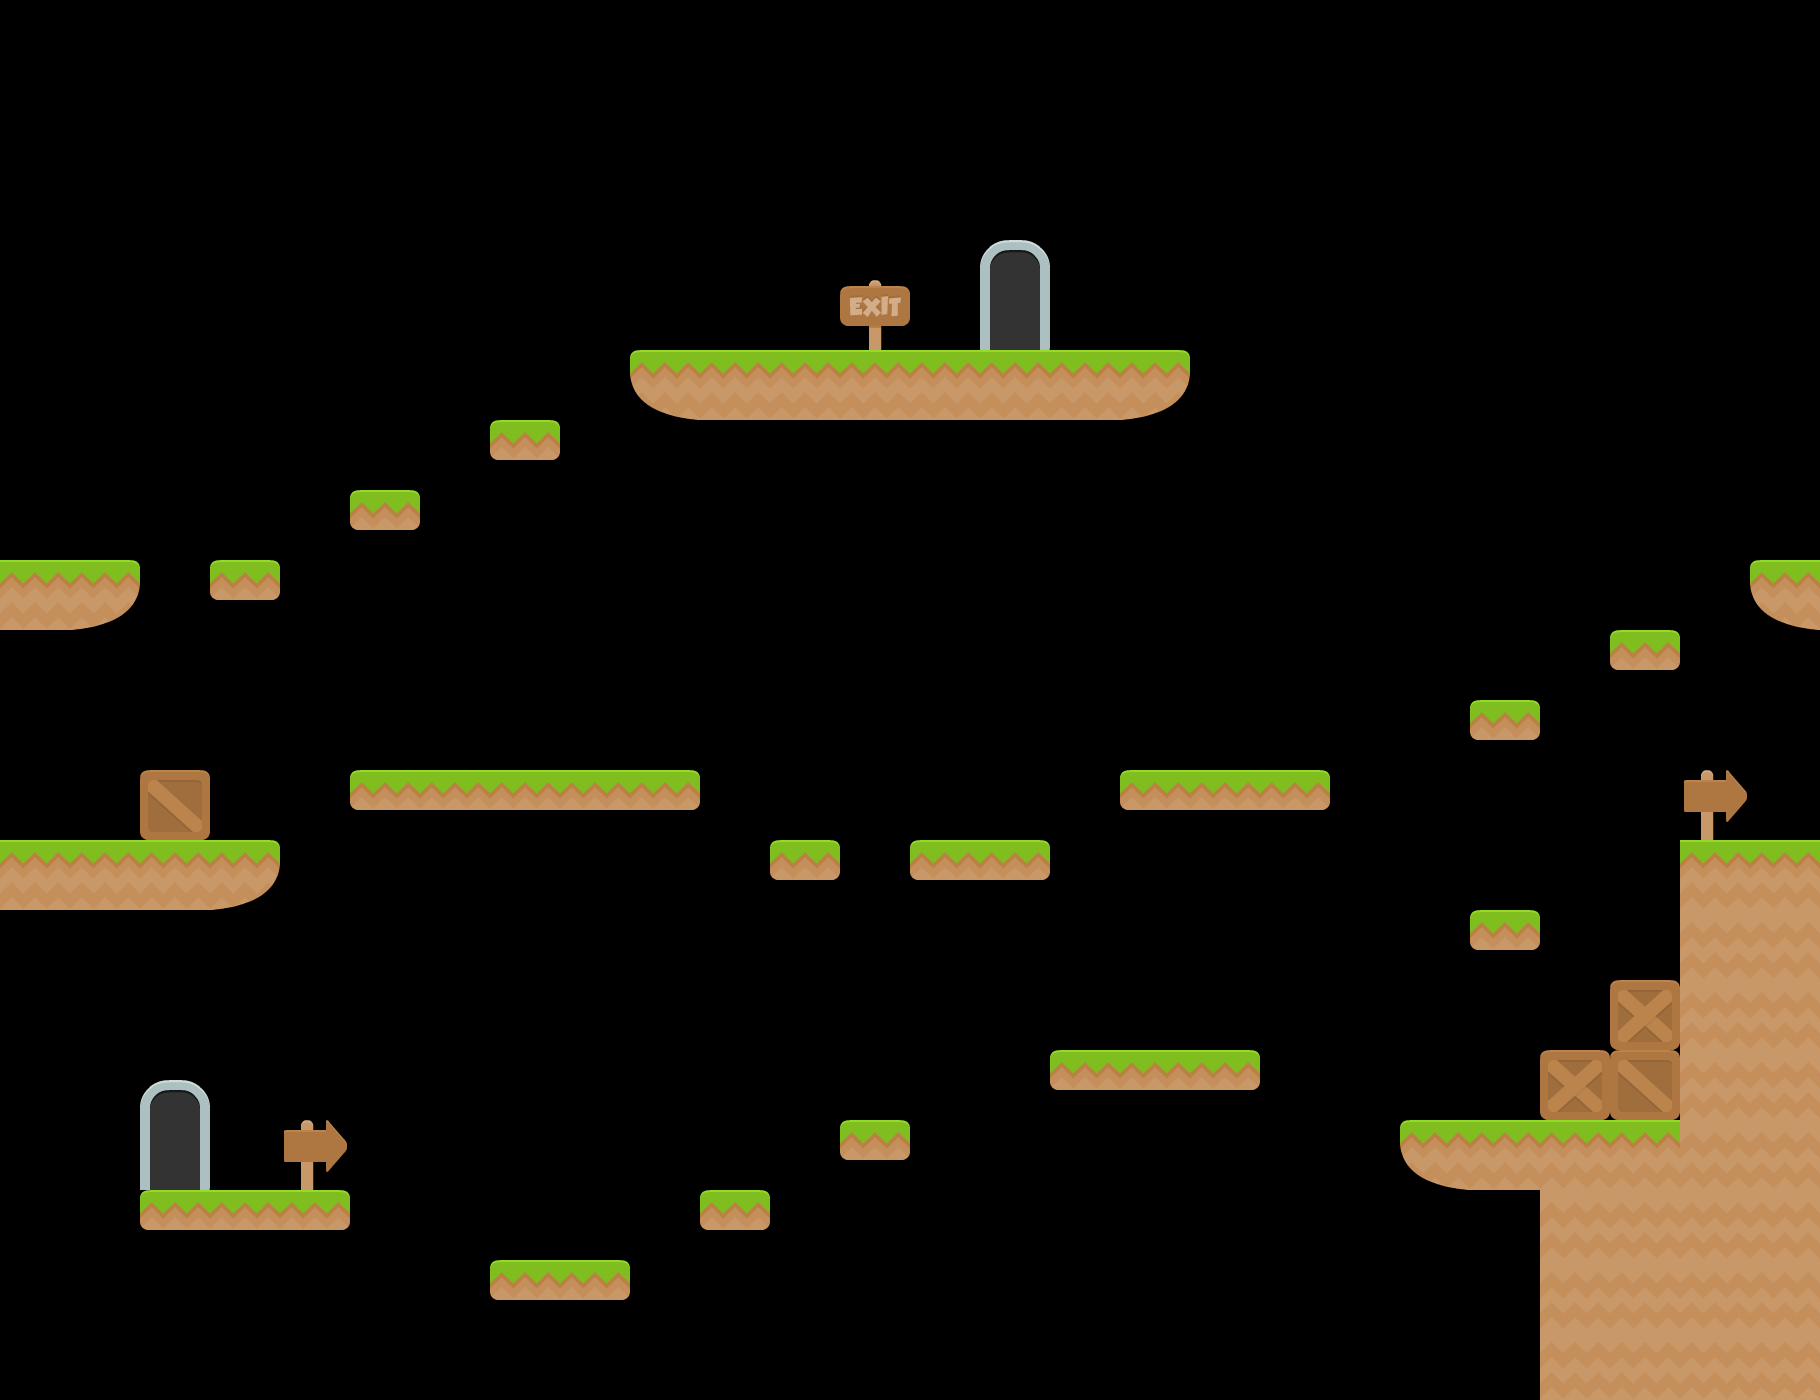

The image is a tile-based game level rendered from a .tmx file. Its description and complete source (layers, tilesets, objects, tile grids) follow:
An orthogonal 26x20 tile map with 70x70 px tiles, 4 tile layers (Colliders, Start, Exit, Decorations) and 16 objects.

<map version="1.5" tiledversion="1.6.0" orientation="orthogonal" renderorder="right-down" width="26" height="20" tilewidth="70" tileheight="70" infinite="0" nextlayerid="8" nextobjectid="8">
 <editorsettings>
  <export target="level1.json" format="json" />
 </editorsettings>
 <tileset firstgid="1" name="tiles" tilewidth="70" tileheight="70" spacing="4" margin="1" tilecount="156" columns="12">
  <image source="../../../images/spritesheets/tiles.png" trans="ff00ff" width="886" height="960" />
  <tile id="2">
   <objectgroup draworder="index" id="2">
    <object id="1" x="0" y="0" width="70" height="40" />
   </objectgroup>
  </tile>
  <tile id="14">
   <objectgroup draworder="index" id="2">
    <object id="1" x="0" y="0" width="70" height="40" />
   </objectgroup>
  </tile>
  <tile id="15">
   <objectgroup draworder="index" id="2">
    <object id="1" x="0" y="50" width="70" height="20" />
   </objectgroup>
  </tile>
  <tile id="26">
   <objectgroup draworder="index" id="2">
    <object id="1" x="0" y="0" width="70" height="40" />
   </objectgroup>
  </tile>
  <tile id="44">
   <objectgroup draworder="index" id="2">
    <object id="1" x="0" y="0" width="70" height="40" />
   </objectgroup>
  </tile>
  <tile id="45">
   <objectgroup draworder="index" id="2">
    <object id="1" x="0" y="30" width="70" height="40" />
   </objectgroup>
  </tile>
  <tile id="56">
   <objectgroup draworder="index" id="2">
    <object id="1" x="0" y="0" width="70" height="40" />
   </objectgroup>
  </tile>
  <tile id="57">
   <objectgroup draworder="index" id="2">
    <object id="1" x="0" y="0" width="70" height="70" />
   </objectgroup>
  </tile>
  <tile id="68">
   <objectgroup draworder="index" id="2">
    <object id="1" x="0" y="0" width="70" height="40" />
   </objectgroup>
  </tile>
  <tile id="71">
   <objectgroup draworder="index" id="2">
    <object id="1" x="0" y="0" width="70" height="40" />
   </objectgroup>
  </tile>
  <tile id="80">
   <objectgroup draworder="index" id="2">
    <object id="1" x="0" y="0" width="70" height="40" />
   </objectgroup>
  </tile>
  <tile id="117">
   <objectgroup draworder="index" id="2">
    <object id="1" x="0" y="0" width="70" height="40" />
   </objectgroup>
  </tile>
  <tile id="119">
   <objectgroup draworder="index" id="2">
    <object id="1" x="0" y="0" width="70" height="40" />
   </objectgroup>
  </tile>
  <tile id="124">
   <objectgroup draworder="index" id="2">
    <object id="1" x="0" y="45" width="70" height="25" />
   </objectgroup>
  </tile>
  <tile id="126">
   <objectgroup draworder="index" id="2">
    <object id="1" x="0" y="0" width="70" height="40" />
   </objectgroup>
  </tile>
  <tile id="145">
   <objectgroup draworder="index" id="2">
    <object id="1" x="0" y="0" width="70" height="40" />
   </objectgroup>
  </tile>
 </tileset>
 <layer id="1" name="Colliders" width="26" height="20">
  <data encoding="csv">
0,0,0,0,0,0,0,0,0,0,0,0,0,0,0,0,0,0,0,0,0,0,0,0,0,0,
0,0,0,0,0,0,0,0,0,0,0,0,0,0,0,0,0,0,0,0,0,0,0,0,0,0,
0,0,0,0,0,0,0,0,0,0,0,0,0,0,0,0,0,0,0,0,0,0,0,0,0,0,
0,0,0,0,0,0,0,0,0,0,0,0,0,0,0,0,0,0,0,0,0,0,0,0,0,0,
0,0,0,0,0,0,0,0,0,0,0,0,0,0,0,0,0,0,0,0,0,0,0,0,0,0,
0,0,0,0,0,0,0,0,0,129,104,104,104,104,104,104,105,0,0,0,0,0,0,0,0,0,
0,0,0,0,0,0,0,81,0,0,0,0,0,0,0,0,0,0,0,0,0,0,0,0,0,0,
0,0,0,0,0,81,0,0,0,0,0,0,0,0,0,0,0,0,0,0,0,0,0,0,0,0,
104,105,0,81,0,0,0,0,0,0,0,0,0,0,0,0,0,0,0,0,0,0,0,0,0,129,
0,0,0,0,0,0,0,0,0,0,0,0,0,0,0,0,0,0,0,0,0,0,0,81,0,0,
0,0,0,0,0,0,0,0,0,0,0,0,0,0,0,0,0,0,0,0,0,81,0,0,0,0,
0,0,145,0,0,69,57,57,57,45,0,0,0,0,0,0,69,57,45,0,0,0,0,0,0,0,
104,104,104,105,0,0,0,0,0,0,0,81,0,69,45,0,0,0,0,0,0,0,0,0,104,104,
0,0,0,0,0,0,0,0,0,0,0,0,0,0,0,0,0,0,0,0,0,81,0,0,153,153,
0,0,0,0,0,0,0,0,0,0,0,0,0,0,0,0,0,0,0,0,0,0,0,133,153,153,
0,0,0,0,0,0,0,0,0,0,0,0,0,0,0,69,57,45,0,0,0,0,133,145,153,153,
0,0,0,0,0,0,0,0,0,0,0,0,81,0,0,0,0,0,0,0,129,104,104,104,153,153,
0,0,69,57,45,0,0,0,0,0,81,0,0,0,0,0,0,0,0,0,0,0,153,153,153,153,
0,0,0,0,0,0,0,69,45,0,0,0,0,0,0,0,0,0,0,0,0,0,153,153,153,153,
0,0,0,0,0,0,0,0,0,0,0,0,0,0,0,0,0,0,0,0,0,0,153,153,153,153
</data>
 </layer>
 <group id="6" name="Doors">
  <layer id="7" name="Start" width="26" height="20">
   <data encoding="csv">
0,0,0,0,0,0,0,0,0,0,0,0,0,0,0,0,0,0,0,0,0,0,0,0,0,0,
0,0,0,0,0,0,0,0,0,0,0,0,0,0,0,0,0,0,0,0,0,0,0,0,0,0,
0,0,0,0,0,0,0,0,0,0,0,0,0,0,0,0,0,0,0,0,0,0,0,0,0,0,
0,0,0,0,0,0,0,0,0,0,0,0,0,0,0,0,0,0,0,0,0,0,0,0,0,0,
0,0,0,0,0,0,0,0,0,0,0,0,0,0,0,0,0,0,0,0,0,0,0,0,0,0,
0,0,0,0,0,0,0,0,0,0,0,0,0,0,0,0,0,0,0,0,0,0,0,0,0,0,
0,0,0,0,0,0,0,0,0,0,0,0,0,0,0,0,0,0,0,0,0,0,0,0,0,0,
0,0,0,0,0,0,0,0,0,0,0,0,0,0,0,0,0,0,0,0,0,0,0,0,0,0,
0,0,0,0,0,0,0,0,0,0,0,0,0,0,0,0,0,0,0,0,0,0,0,0,0,0,
0,0,0,0,0,0,0,0,0,0,0,0,0,0,0,0,0,0,0,0,0,0,0,0,0,0,
0,0,0,0,0,0,0,0,0,0,0,0,0,0,0,0,0,0,0,0,0,0,0,0,0,0,
0,0,0,0,0,0,0,0,0,0,0,0,0,0,0,0,0,0,0,0,0,0,0,0,0,0,
0,0,0,0,0,0,0,0,0,0,0,0,0,0,0,0,0,0,0,0,0,0,0,0,0,0,
0,0,0,0,0,0,0,0,0,0,0,0,0,0,0,0,0,0,0,0,0,0,0,0,0,0,
0,0,0,0,0,0,0,0,0,0,0,0,0,0,0,0,0,0,0,0,0,0,0,0,0,0,
0,0,46,0,0,0,0,0,0,0,0,0,0,0,0,0,0,0,0,0,0,0,0,0,0,0,
0,0,58,0,0,0,0,0,0,0,0,0,0,0,0,0,0,0,0,0,0,0,0,0,0,0,
0,0,0,0,0,0,0,0,0,0,0,0,0,0,0,0,0,0,0,0,0,0,0,0,0,0,
0,0,0,0,0,0,0,0,0,0,0,0,0,0,0,0,0,0,0,0,0,0,0,0,0,0,
0,0,0,0,0,0,0,0,0,0,0,0,0,0,0,0,0,0,0,0,0,0,0,0,0,0
</data>
  </layer>
  <layer id="5" name="Exit" width="26" height="20">
   <data encoding="csv">
0,0,0,0,0,0,0,0,0,0,0,0,0,0,0,0,0,0,0,0,0,0,0,0,0,0,
0,0,0,0,0,0,0,0,0,0,0,0,0,0,0,0,0,0,0,0,0,0,0,0,0,0,
0,0,0,0,0,0,0,0,0,0,0,0,0,0,0,0,0,0,0,0,0,0,0,0,0,0,
0,0,0,0,0,0,0,0,0,0,0,0,0,0,46,0,0,0,0,0,0,0,0,0,0,0,
0,0,0,0,0,0,0,0,0,0,0,0,0,0,58,0,0,0,0,0,0,0,0,0,0,0,
0,0,0,0,0,0,0,0,0,0,0,0,0,0,0,0,0,0,0,0,0,0,0,0,0,0,
0,0,0,0,0,0,0,0,0,0,0,0,0,0,0,0,0,0,0,0,0,0,0,0,0,0,
0,0,0,0,0,0,0,0,0,0,0,0,0,0,0,0,0,0,0,0,0,0,0,0,0,0,
0,0,0,0,0,0,0,0,0,0,0,0,0,0,0,0,0,0,0,0,0,0,0,0,0,0,
0,0,0,0,0,0,0,0,0,0,0,0,0,0,0,0,0,0,0,0,0,0,0,0,0,0,
0,0,0,0,0,0,0,0,0,0,0,0,0,0,0,0,0,0,0,0,0,0,0,0,0,0,
0,0,0,0,0,0,0,0,0,0,0,0,0,0,0,0,0,0,0,0,0,0,0,0,0,0,
0,0,0,0,0,0,0,0,0,0,0,0,0,0,0,0,0,0,0,0,0,0,0,0,0,0,
0,0,0,0,0,0,0,0,0,0,0,0,0,0,0,0,0,0,0,0,0,0,0,0,0,0,
0,0,0,0,0,0,0,0,0,0,0,0,0,0,0,0,0,0,0,0,0,0,0,0,0,0,
0,0,0,0,0,0,0,0,0,0,0,0,0,0,0,0,0,0,0,0,0,0,0,0,0,0,
0,0,0,0,0,0,0,0,0,0,0,0,0,0,0,0,0,0,0,0,0,0,0,0,0,0,
0,0,0,0,0,0,0,0,0,0,0,0,0,0,0,0,0,0,0,0,0,0,0,0,0,0,
0,0,0,0,0,0,0,0,0,0,0,0,0,0,0,0,0,0,0,0,0,0,0,0,0,0,
0,0,0,0,0,0,0,0,0,0,0,0,0,0,0,0,0,0,0,0,0,0,0,0,0,0
</data>
  </layer>
 </group>
 <layer id="2" name="Decorations" width="26" height="20">
  <data encoding="csv">
0,0,0,0,0,0,0,0,0,0,0,0,0,0,0,0,0,0,0,0,0,0,0,0,0,0,
0,0,0,0,0,0,0,0,0,0,0,0,0,0,0,0,0,0,0,0,0,0,0,0,0,0,
0,0,0,0,0,0,0,0,0,0,0,0,0,0,0,0,0,0,0,0,0,0,0,0,0,0,
0,0,0,0,0,0,0,0,0,0,0,0,0,0,0,0,0,0,0,0,0,0,0,0,0,0,
0,0,0,0,0,0,0,0,0,0,0,0,65,0,0,0,0,0,0,0,0,0,0,0,0,0,
0,0,0,0,0,0,0,0,0,0,0,0,0,0,0,0,0,0,0,0,0,0,0,0,0,0,
0,0,0,0,0,0,0,0,0,0,0,0,0,0,0,0,0,0,0,0,0,0,0,0,0,0,
0,0,0,0,0,0,0,0,0,0,0,0,0,0,0,0,0,0,0,0,0,0,0,0,0,0,
0,0,0,0,0,0,0,0,0,0,0,0,0,0,0,0,0,0,0,0,0,0,0,0,0,0,
0,0,0,0,0,0,0,0,0,0,0,0,0,0,0,0,0,0,0,0,0,0,0,0,0,0,
0,0,0,0,0,0,0,0,0,0,0,0,0,0,0,0,0,0,0,0,0,0,0,0,0,0,
0,0,0,0,0,0,0,0,0,0,0,0,0,0,0,0,0,0,0,0,0,0,0,0,41,0,
0,0,0,0,0,0,0,0,0,0,0,0,0,0,0,0,0,0,0,0,0,0,0,0,0,0,
0,0,0,0,0,0,0,0,0,0,0,0,0,0,0,0,0,0,0,0,0,0,0,0,0,0,
0,0,0,0,0,0,0,0,0,0,0,0,0,0,0,0,0,0,0,0,0,0,0,0,0,0,
0,0,0,0,0,0,0,0,0,0,0,0,0,0,0,0,0,0,0,0,0,0,0,0,0,0,
0,0,0,0,41,0,0,0,0,0,0,0,0,0,0,0,0,0,0,0,0,0,0,0,0,0,
0,0,0,0,0,0,0,0,0,0,0,0,0,0,0,0,0,0,0,0,0,0,0,0,0,0,
0,0,0,0,0,0,0,0,0,0,0,0,0,0,0,0,0,0,0,0,0,0,0,0,0,0,
0,0,0,0,0,0,0,0,0,0,0,0,0,0,0,0,0,0,0,0,0,0,0,0,0,0
</data>
 </layer>
</map>
